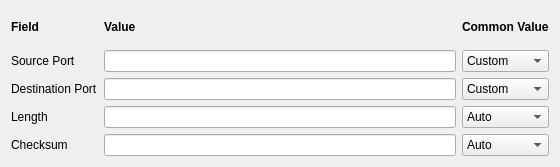
             <widget class="QWidget" name="scrollAreaWidgetContents_4">
              <property name="geometry">
               <rect>
                <x>0</x>
                <y>0</y>
                <width>560</width>
                <height>167</height>
               </rect>
              </property>
              <layout class="QGridLayout" name="gridLayout_5">
               <item row="7" column="0">
                <widget class="QLabel" name="label_28">
                 <property name="text">
                  <string>Length</string>
                 </property>
                </widget>
               </item>
               <item row="8" column="0">
                <widget class="QLabel" name="label_26">
                 <property name="text">
                  <string>Checksum</string>
                 </property>
                </widget>
               </item>
               <item row="6" column="1">
                <widget class="QLineEdit" name="lineEditUDPDport"/>
               </item>
               <item row="6" column="0">
                <widget class="QLabel" name="label_27">
                 <property name="text">
                  <string>Destination Port</string>
                 </property>
                </widget>
               </item>
               <item row="7" column="2">
                <widget class="QComboBox" name="comboBoxUDPLen">
                 <item>
                  <property name="text">
                   <string>Auto</string>
                  </property>
                 </item>
                 <item>
                  <property name="text">
                   <string>Custom</string>
                  </property>
                 </item>
                </widget>
               </item>
               <item row="8" column="1">
                <widget class="QLineEdit" name="lineEditUDPChksum"/>
               </item>
               <item row="8" column="2">
                <widget class="QComboBox" name="comboBoxUDPChksum">
                 <item>
                  <property name="text">
                   <string>Auto</string>
                  </property>
                 </item>
                 <item>
                  <property name="text">
                   <string>Custom</string>
                  </property>
                 </item>
                </widget>
               </item>
               <item row="4" column="1">
                <widget class="QLineEdit" name="lineEditUDPSport"/>
               </item>
               <item row="7" column="1">
                <widget class="QLineEdit" name="lineEditUDPLen"/>
               </item>
               <item row="6" column="2">
                <widget class="QComboBox" name="comboBoxUDPDport">
                 <item>
                  <property name="text">
                   <string>Custom</string>
                  </property>
                 </item>
                </widget>
               </item>
               <item row="2" column="0">
                <widget class="QLabel" name="label_40">
                 <property name="text">
                  <string>&lt;b&gt;Field&lt;/b&gt;</string>
                 </property>
                </widget>
               </item>
               <item row="4" column="2">
                <widget class="QComboBox" name="comboBoxUDPSport">
                 <item>
                  <property name="text">
                   <string>Custom</string>
                  </property>
                 </item>
                </widget>
               </item>
               <item row="2" column="2">
                <widget class="QLabel" name="label_51">
                 <property name="text">
                  <string>&lt;b&gt;Common Value&lt;/b&gt;</string>
                 </property>
                </widget>
               </item>
               <item row="2" column="1">
                <widget class="QLabel" name="label_50">
                 <property name="text">
                  <string>&lt;b&gt;Value&lt;/b&gt;</string>
                 </property>
                </widget>
               </item>
               <item row="4" column="0">
                <widget class="QLabel" name="label_25">
                 <property name="text">
                  <string>Source Port</string>
                 </property>
                </widget>
               </item>
              </layout>
             </widget>
